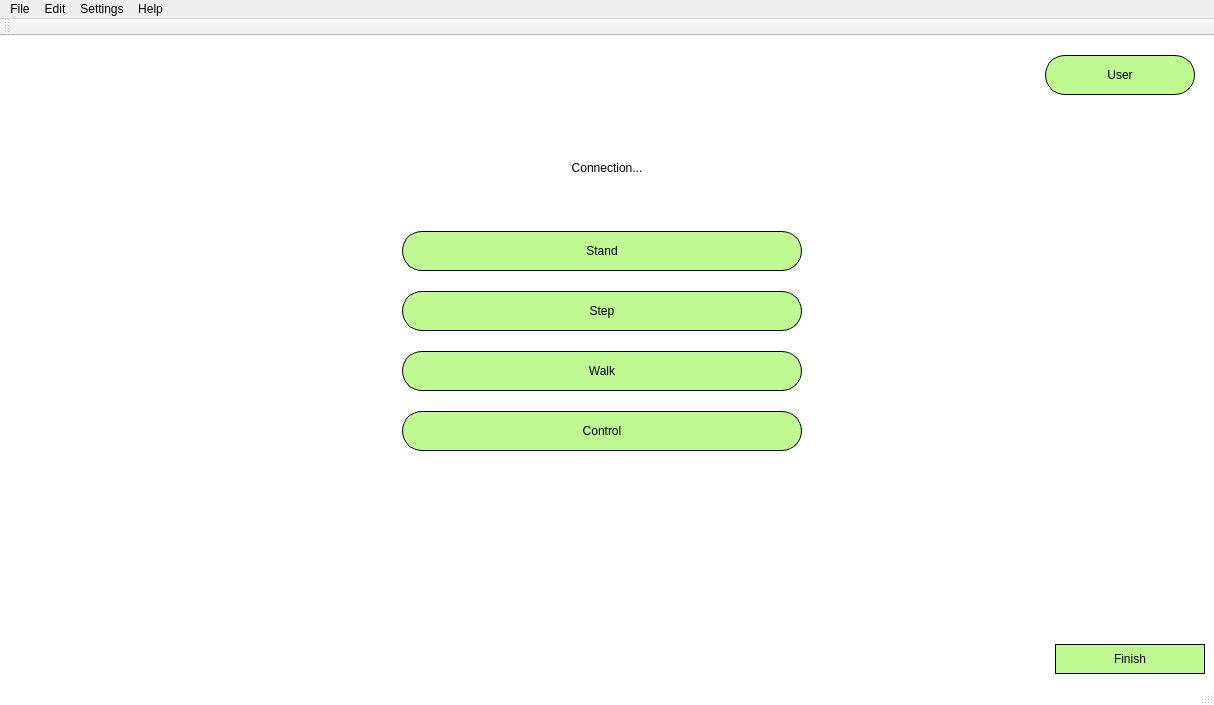
<?xml version="1.0" encoding="UTF-8"?>
<ui version="4.0">
 <class>TrainingWindow</class>
 <widget class="QMainWindow" name="TrainingWindow">
  <property name="geometry">
   <rect>
    <x>0</x>
    <y>0</y>
    <width>1214</width>
    <height>705</height>
   </rect>
  </property>
  <property name="windowTitle">
   <string>Training</string>
  </property>
  <property name="styleSheet">
   <string notr="true">QMainWindow{
	background-color: rgb(255, 255, 255);
}

QPushButton{
	border: 1px solid #000000;
	background-color: rgb(192, 250, 147);
	border-radius: 20px;
}</string>
  </property>
  <widget class="QWidget" name="centralwidget">
   <property name="autoFillBackground">
    <bool>false</bool>
   </property>
   <layout class="QVBoxLayout" name="verticalLayout_2">
    <item>
     <layout class="QVBoxLayout" name="verticalLayout_4">
      <item>
       <layout class="QHBoxLayout" name="horizontalLayout">
        <property name="sizeConstraint">
         <enum>QLayout::SetDefaultConstraint</enum>
        </property>
        <property name="leftMargin">
         <number>10</number>
        </property>
        <property name="topMargin">
         <number>10</number>
        </property>
        <property name="rightMargin">
         <number>10</number>
        </property>
        <property name="bottomMargin">
         <number>10</number>
        </property>
        <item>
         <spacer name="horizontalSpacer">
          <property name="orientation">
           <enum>Qt::Horizontal</enum>
          </property>
          <property name="sizeHint" stdset="0">
           <size>
            <width>40</width>
            <height>20</height>
           </size>
          </property>
         </spacer>
        </item>
        <item>
         <widget class="QPushButton" name="userButton">
          <property name="sizePolicy">
           <sizepolicy hsizetype="Fixed" vsizetype="Minimum">
            <horstretch>0</horstretch>
            <verstretch>0</verstretch>
           </sizepolicy>
          </property>
          <property name="minimumSize">
           <size>
            <width>150</width>
            <height>40</height>
           </size>
          </property>
          <property name="maximumSize">
           <size>
            <width>300</width>
            <height>50</height>
           </size>
          </property>
          <property name="sizeIncrement">
           <size>
            <width>0</width>
            <height>0</height>
           </size>
          </property>
          <property name="baseSize">
           <size>
            <width>0</width>
            <height>0</height>
           </size>
          </property>
          <property name="text">
           <string>User</string>
          </property>
          <property name="iconSize">
           <size>
            <width>16</width>
            <height>16</height>
           </size>
          </property>
         </widget>
        </item>
       </layout>
      </item>
      <item>
       <spacer name="verticalSpacer_4">
        <property name="orientation">
         <enum>Qt::Vertical</enum>
        </property>
        <property name="sizeType">
         <enum>QSizePolicy::Preferred</enum>
        </property>
        <property name="sizeHint" stdset="0">
         <size>
          <width>20</width>
          <height>30</height>
         </size>
        </property>
       </spacer>
      </item>
      <item>
       <widget class="QLabel" name="label_2">
        <property name="frameShape">
         <enum>QFrame::NoFrame</enum>
        </property>
        <property name="text">
         <string>&lt;img src=&quot;:/img/logo.png&quot; width=&quot;150&quot;/&gt;</string>
        </property>
        <property name="textFormat">
         <enum>Qt::RichText</enum>
        </property>
        <property name="scaledContents">
         <bool>false</bool>
        </property>
        <property name="alignment">
         <set>Qt::AlignCenter</set>
        </property>
        <property name="wordWrap">
         <bool>false</bool>
        </property>
        <property name="margin">
         <number>6</number>
        </property>
       </widget>
      </item>
      <item>
       <widget class="QLabel" name="connectionLabel">
        <property name="text">
         <string>Connection...</string>
        </property>
        <property name="alignment">
         <set>Qt::AlignCenter</set>
        </property>
       </widget>
      </item>
      <item>
       <spacer name="verticalSpacer_3">
        <property name="orientation">
         <enum>Qt::Vertical</enum>
        </property>
        <property name="sizeType">
         <enum>QSizePolicy::Preferred</enum>
        </property>
        <property name="sizeHint" stdset="0">
         <size>
          <width>20</width>
          <height>50</height>
         </size>
        </property>
       </spacer>
      </item>
      <item>
       <layout class="QHBoxLayout" name="horizontalLayout_2">
        <item>
         <spacer name="horizontalSpacer_2">
          <property name="orientation">
           <enum>Qt::Horizontal</enum>
          </property>
          <property name="sizeType">
           <enum>QSizePolicy::Preferred</enum>
          </property>
          <property name="sizeHint" stdset="0">
           <size>
            <width>40</width>
            <height>20</height>
           </size>
          </property>
         </spacer>
        </item>
        <item>
         <layout class="QVBoxLayout" name="verticalLayout_3">
          <property name="spacing">
           <number>20</number>
          </property>
          <property name="sizeConstraint">
           <enum>QLayout::SetMinimumSize</enum>
          </property>
          <item>
           <widget class="QPushButton" name="standButton">
            <property name="sizePolicy">
             <sizepolicy hsizetype="Preferred" vsizetype="Preferred">
              <horstretch>0</horstretch>
              <verstretch>0</verstretch>
             </sizepolicy>
            </property>
            <property name="minimumSize">
             <size>
              <width>100</width>
              <height>40</height>
             </size>
            </property>
            <property name="maximumSize">
             <size>
              <width>400</width>
              <height>50</height>
             </size>
            </property>
            <property name="text">
             <string>Stand</string>
            </property>
            <property name="autoDefault">
             <bool>false</bool>
            </property>
           </widget>
          </item>
          <item>
           <widget class="QPushButton" name="stepButton">
            <property name="sizePolicy">
             <sizepolicy hsizetype="Preferred" vsizetype="Preferred">
              <horstretch>0</horstretch>
              <verstretch>0</verstretch>
             </sizepolicy>
            </property>
            <property name="minimumSize">
             <size>
              <width>100</width>
              <height>40</height>
             </size>
            </property>
            <property name="maximumSize">
             <size>
              <width>400</width>
              <height>50</height>
             </size>
            </property>
            <property name="sizeIncrement">
             <size>
              <width>0</width>
              <height>0</height>
             </size>
            </property>
            <property name="text">
             <string>Step</string>
            </property>
            <property name="autoDefault">
             <bool>false</bool>
            </property>
           </widget>
          </item>
          <item>
           <widget class="QPushButton" name="walkButton">
            <property name="sizePolicy">
             <sizepolicy hsizetype="Preferred" vsizetype="Fixed">
              <horstretch>0</horstretch>
              <verstretch>0</verstretch>
             </sizepolicy>
            </property>
            <property name="minimumSize">
             <size>
              <width>100</width>
              <height>40</height>
             </size>
            </property>
            <property name="maximumSize">
             <size>
              <width>400</width>
              <height>50</height>
             </size>
            </property>
            <property name="text">
             <string>Walk</string>
            </property>
            <property name="autoDefault">
             <bool>false</bool>
            </property>
           </widget>
          </item>
          <item>
           <widget class="QPushButton" name="controlButton">
            <property name="sizePolicy">
             <sizepolicy hsizetype="Preferred" vsizetype="Fixed">
              <horstretch>0</horstretch>
              <verstretch>0</verstretch>
             </sizepolicy>
            </property>
            <property name="minimumSize">
             <size>
              <width>100</width>
              <height>40</height>
             </size>
            </property>
            <property name="maximumSize">
             <size>
              <width>400</width>
              <height>50</height>
             </size>
            </property>
            <property name="text">
             <string>Control</string>
            </property>
            <property name="autoDefault">
             <bool>false</bool>
            </property>
           </widget>
          </item>
          <item>
           <spacer name="verticalSpacer_2">
            <property name="orientation">
             <enum>Qt::Vertical</enum>
            </property>
            <property name="sizeHint" stdset="0">
             <size>
              <width>20</width>
              <height>40</height>
             </size>
            </property>
           </spacer>
          </item>
         </layout>
        </item>
        <item>
         <spacer name="horizontalSpacer_3">
          <property name="orientation">
           <enum>Qt::Horizontal</enum>
          </property>
          <property name="sizeType">
           <enum>QSizePolicy::Preferred</enum>
          </property>
          <property name="sizeHint" stdset="0">
           <size>
            <width>50</width>
            <height>20</height>
           </size>
          </property>
         </spacer>
        </item>
       </layout>
      </item>
      <item>
       <layout class="QHBoxLayout" name="horizontalLayout_3">
        <item>
         <spacer name="horizontalSpacer_4">
          <property name="orientation">
           <enum>Qt::Horizontal</enum>
          </property>
          <property name="sizeHint" stdset="0">
           <size>
            <width>40</width>
            <height>20</height>
           </size>
          </property>
         </spacer>
        </item>
        <item>
         <widget class="QPushButton" name="finishButton">
          <property name="minimumSize">
           <size>
            <width>150</width>
            <height>30</height>
           </size>
          </property>
          <property name="text">
           <string>Finish</string>
          </property>
         </widget>
        </item>
       </layout>
      </item>
     </layout>
    </item>
   </layout>
  </widget>
  <widget class="QMenuBar" name="menubar">
   <property name="enabled">
    <bool>true</bool>
   </property>
   <property name="geometry">
    <rect>
     <x>0</x>
     <y>0</y>
     <width>1214</width>
     <height>22</height>
    </rect>
   </property>
   <widget class="QMenu" name="menuFile">
    <property name="title">
     <string>File</string>
    </property>
    <addaction name="actionnew"/>
    <addaction name="actionTraining_Log"/>
    <addaction name="separator"/>
    <addaction name="actionSave"/>
    <addaction name="actionSave_As"/>
   </widget>
   <widget class="QMenu" name="menuEdit">
    <property name="title">
     <string>Edit</string>
    </property>
    <widget class="QMenu" name="menuUser">
     <property name="title">
      <string>Change User...</string>
     </property>
     <addaction name="actionNew_User"/>
     <addaction name="actionLoad_User_2"/>
    </widget>
    <addaction name="actionCopy"/>
    <addaction name="actionPaste"/>
    <addaction name="actionCut"/>
    <addaction name="separator"/>
    <addaction name="actionDemo_2"/>
    <addaction name="menuUser"/>
    <addaction name="actionEdit_User"/>
   </widget>
   <widget class="QMenu" name="menuSettings">
    <property name="title">
     <string>Settings</string>
    </property>
    <addaction name="actionChange_settings"/>
    <addaction name="actionView"/>
   </widget>
   <widget class="QMenu" name="menuHelp_2">
    <property name="title">
     <string>Help</string>
    </property>
    <addaction name="action_6"/>
   </widget>
   <addaction name="menuFile"/>
   <addaction name="menuEdit"/>
   <addaction name="menuSettings"/>
   <addaction name="menuHelp_2"/>
  </widget>
  <widget class="QStatusBar" name="statusBar"/>
  <widget class="QToolBar" name="toolBar">
   <property name="windowTitle">
    <string>toolBar</string>
   </property>
   <attribute name="toolBarArea">
    <enum>TopToolBarArea</enum>
   </attribute>
   <attribute name="toolBarBreak">
    <bool>false</bool>
   </attribute>
  </widget>
  <action name="actionnew">
   <property name="text">
    <string>New Training</string>
   </property>
  </action>
  <action name="actionChange_settings">
   <property name="text">
    <string>Change params</string>
   </property>
  </action>
  <action name="actionView">
   <property name="text">
    <string>View params</string>
   </property>
  </action>
  <action name="action">
   <property name="text">
    <string>?</string>
   </property>
  </action>
  <action name="actionCopy">
   <property name="text">
    <string>Copy</string>
   </property>
  </action>
  <action name="actionPaste">
   <property name="text">
    <string>Paste</string>
   </property>
  </action>
  <action name="actionCut">
   <property name="text">
    <string>Cut</string>
   </property>
  </action>
  <action name="actionNew_User">
   <property name="text">
    <string>Create User</string>
   </property>
  </action>
  <action name="actionLoad_User">
   <property name="text">
    <string>Load User</string>
   </property>
  </action>
  <action name="actionDemo">
   <property name="text">
    <string>Demo</string>
   </property>
  </action>
  <action name="actionVisualize">
   <property name="text">
    <string>View log</string>
   </property>
  </action>
  <action name="actionDemo_2">
   <property name="text">
    <string>Demo</string>
   </property>
  </action>
  <action name="actionLoad_User_2">
   <property name="text">
    <string>Load User</string>
   </property>
  </action>
  <action name="actionSave">
   <property name="text">
    <string>Save</string>
   </property>
  </action>
  <action name="actionSave_As">
   <property name="text">
    <string>Save As...</string>
   </property>
  </action>
  <action name="action_6">
   <property name="text">
    <string>?</string>
   </property>
  </action>
  <action name="actionChange_User">
   <property name="text">
    <string>Change User...</string>
   </property>
  </action>
  <action name="actionDemo_3">
   <property name="text">
    <string>Demo</string>
   </property>
  </action>
  <action name="actionTraining_Log">
   <property name="text">
    <string>Training Log</string>
   </property>
  </action>
  <action name="actionEdit_User">
   <property name="text">
    <string>Edit User</string>
   </property>
  </action>
 </widget>
 <resources/>
 <connections/>
</ui>
